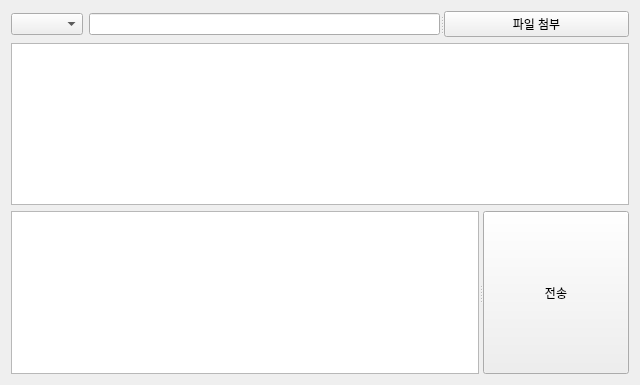
<?xml version="1.0" encoding="UTF-8"?>
<ui version="4.0">
 <class>UserInquiryPage</class>
 <widget class="QWidget" name="UserInquiryPage">
  <property name="geometry">
   <rect>
    <x>0</x>
    <y>0</y>
    <width>640</width>
    <height>385</height>
   </rect>
  </property>
  <property name="windowTitle">
   <string>UserInquiryPage</string>
  </property>
  <layout class="QGridLayout" name="gridLayout">
   <item row="0" column="0">
    <layout class="QVBoxLayout" name="verticalLayout">
     <item>
      <widget class="QSplitter" name="splitter">
       <property name="orientation">
        <enum>Qt::Orientation::Horizontal</enum>
       </property>
       <widget class="QWidget" name="">
        <layout class="QHBoxLayout" name="horizontalLayout">
         <item>
          <widget class="QComboBox" name="comboBox"/>
         </item>
         <item>
          <widget class="QLineEdit" name="lineEdit"/>
         </item>
        </layout>
       </widget>
       <widget class="QPushButton" name="pushButton">
        <property name="text">
         <string>파일 첨부</string>
        </property>
       </widget>
      </widget>
     </item>
     <item>
      <widget class="QTextEdit" name="textEdit"/>
     </item>
     <item>
      <spacer name="verticalSpacer">
       <property name="orientation">
        <enum>Qt::Orientation::Vertical</enum>
       </property>
       <property name="sizeHint" stdset="0">
        <size>
         <width>20</width>
         <height>18</height>
        </size>
       </property>
      </spacer>
     </item>
     <item>
      <widget class="QSplitter" name="splitter_2">
       <property name="orientation">
        <enum>Qt::Orientation::Horizontal</enum>
       </property>
       <widget class="QPlainTextEdit" name="plainTextEdit"/>
       <widget class="QPushButton" name="pushButton_2">
        <property name="text">
         <string>전송</string>
        </property>
       </widget>
      </widget>
     </item>
    </layout>
   </item>
  </layout>
 </widget>
 <resources/>
 <connections/>
</ui>
